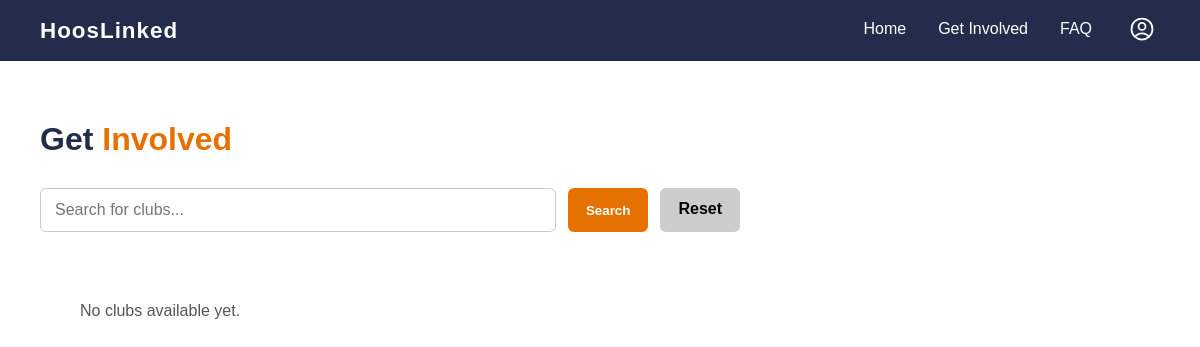
The app's page /get-involved/, older data.
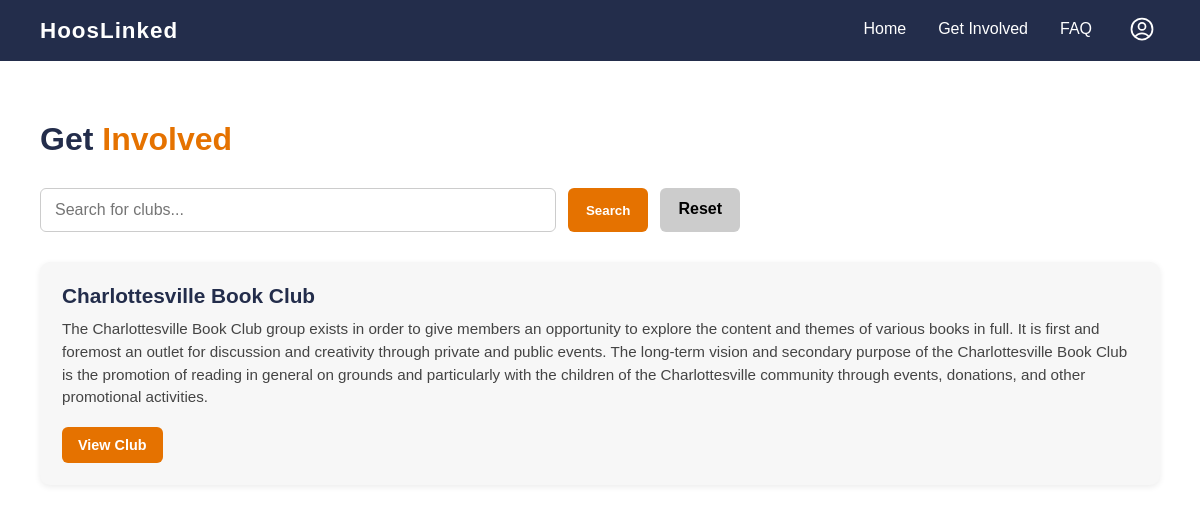
The same page, newer data.
### main/models.py (models this page shows, shortened)
class Club(models.Model):
    name = models.CharField(max_length=200)
    description = models.TextField(blank=True)
    slug = models.SlugField(unique=True, blank=True)

### main/views.py (the view)
# urls.py: path('get-involved/', views.get_involved_page, name='get_involved'),
def get_involved_page(request):
    query = request.GET.get('q', '').strip()
    clubs = Club.objects.all() #fetch all the club records from db
    if query:
        clubs = clubs.filter(
            Q(name__icontains=query) | Q(description__icontains=query)
        )
    return render(request, 'main/get_involved.html', {
        'clubs': clubs, #pass clubs queryset to template
        'query': query,
    })

### main/templates/main/get_involved.html (shortened to what this page needs)
<!DOCTYPE html>
<html lang="en">
<head>
</head>
<body>
<nav>
<span class="logo">HoosLinked</span>
<ul>
<li><a href="{% url 'home' %}">Home</a></li>
<li><a href="{% url 'get_involved' %}">Get Involved</a></li>
<li><a href="#">FAQ</a></li>
<li class="nav-icon" id="navIcon">
                <button class="icon-btn" onclick="toggleNav()">
                </button>
            </li>
</ul>
</nav>
<div class="page-header">
<h1>Get <span>Involved</span></h1>
</div>
<div class="search-bar-wrap">
    <form method="get" class="search-form">
        <input
            type="text"
            name="q"
            placeholder="Search for clubs..."
            value="{{ query }}"
            class="search-input"
        >
        <button type="submit" class="search-btn">Search</button>
        <a href="{% url 'get_involved' %}" class="reset-btn">
            Reset
        </a>
    </form>
</div>
<div class="club-container">
{% for club in clubs %}
<div class="club-card">
<h3>{{ club.name }}</h3>
<p>
{{ club.description|default:"No description available." }}
</p>
<a href="{% url 'club_detail' club.slug %}" class="club-btn">
    View Club
</a>
</div>
{% empty %}
<p class="no-clubs">No clubs available yet.</p>
{% endfor %}
</div>
</body>
</html>

Row changes from the older to the newer data that the page shows:
added Club: name "Charlottesville Book Club", description "The Charlottesville Book Club group exists in order to give members an opportunity to explore the content and themes of various books in full. It is first and foremost an outlet for discussion and creativity through private and public events. The long-term vision and secondary purpose of the Charlottesville Book Club is the promotion of reading in general on grounds and particularly with the children of the Charlottesville community through events, donations, and other promotional activities."
Text that changed along with them:
text no longer shown: "No clubs available yet."
